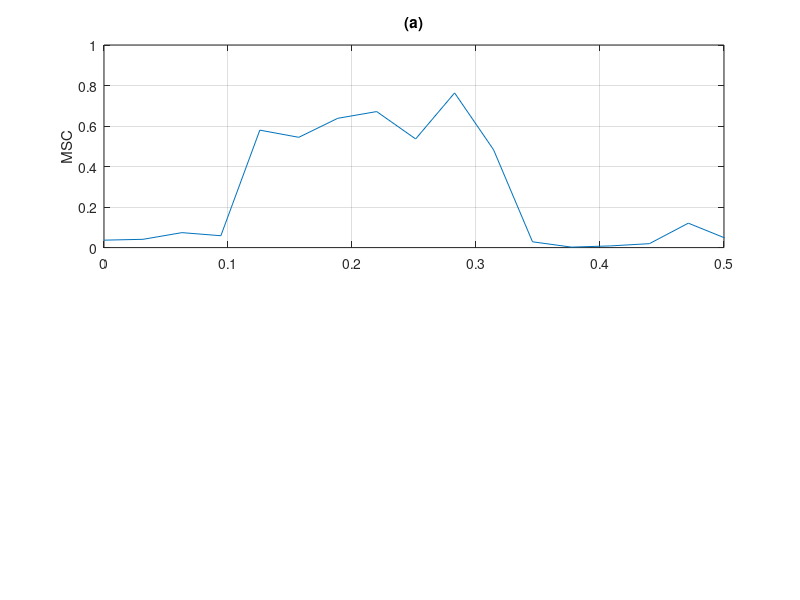

Write the MATLAB code that produced this figure. (Note: this script raises an error after producing the figure.)
clear all

%% This program calls the main program "coherence_MVDR",
%% which computes the coherence function with the MVDR method

%example on how the coherence function works with the MVDR method
%see papers for more explanations

n       = 1024;         %number of samples
nT      = [0:n-1]';     %time axis
Nf      = 5;            %number of frequencies of high coherence
f       = zeros(Nf,1);
f(1) = 0.05; f(2) = 0.06; f(3) = 0.07; f(4) = 0.08; f(5) = 0.09;
%
fw      = 2*pi*f;
x1      = randn(n,1); %first signal
x2      = randn(n,1); %second signal
for i = 1:Nf
    x1  = x1 + cos(fw(i)*nT);
    x2  = x2 + cos(fw(i)*nT + 2*pi*rand(1,1));
end

%coherence with MATLAB
WL      = 100; %window length
[cx1x2,w] = cohere(x1,x2,WL);
%
figure(1);
%
subplot(2,1,1)
plot(w/2,cx1x2)
%legend('');
grid on;
ylabel('MSC');
title('(a)')
axis([0 1/2 0 1]);

%Coherence with the MVDR method
K = 200; %to increase resolution
L = 100; %window length
[MSC]=coherence_MVDR(x1,x2,L,K);
%
K2 = K/2;
MSCf = MSC(1:K2);
wwf = [0:1/K2:1-1/K2]';
%
subplot(2,1,2)
plot(wwf/2,MSCf)
grid on;
ylabel('MSC');
xlabel('Frequency');
title('(b)')
axis([0 1/2 0 1]);
